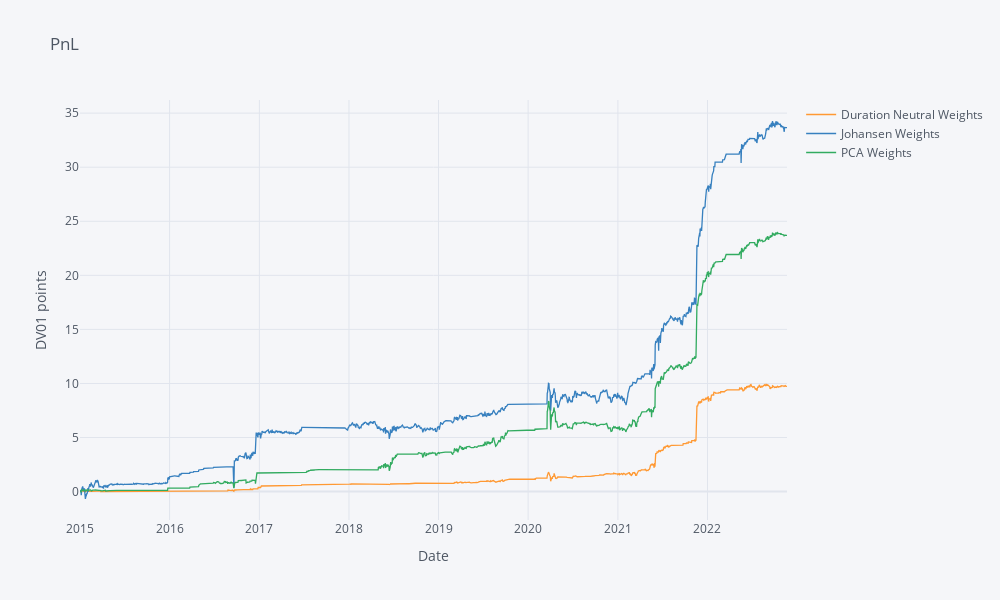
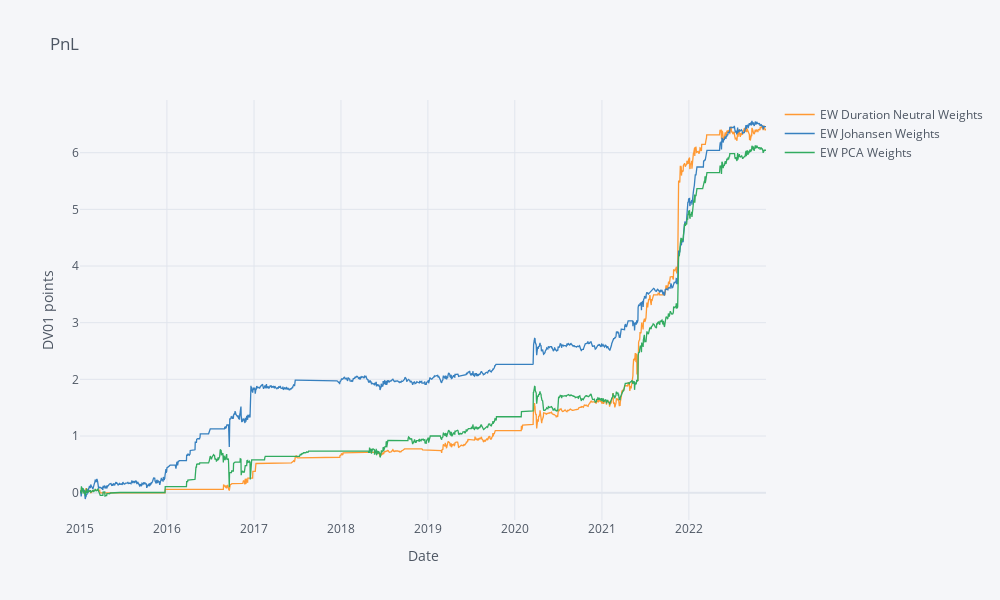

Source (notebook cell) for these figures, in order:
### Code cell
df = pd.DataFrame()
df['Duration Neutral Weights'] = df_dv_pnl.sum(axis=1)
df['Johansen Weights'] = df_jo_pnl.sum(axis=1)
df['PCA Weights'] = df_pca_pnl.sum(axis=1)
df_output = pd.DataFrame(index=['Duration Neutral Weights', 'Johansen Weights', 'PCA Weights'],
                        columns=['Mean Ann', 'StdDev Ann', 'Sharpe'])
df_output['Mean Ann'] = df.mean() * 260
df_output['StdDev Ann'] = df.std() * sqrt(260)
df_output['Sharpe'] = df_output['Mean Ann'] / df_output['StdDev Ann']
print('Simple sum of signals performance')
with pd.option_context('display.float_format', '{:,.2f}'.format):
        print(df_output)
df.cumsum().iplot(title='PnL', xTitle='Date', yTitle='DV01 points')

df = pd.DataFrame()
df['EW Duration Neutral Weights'] = df_dv_pnl.div(df_dv_position.abs().sum(axis=1), axis=0).sum(axis=1)
df['EW Johansen Weights'] = df_jo_pnl.div(df_jo_position.abs().sum(axis=1), axis=0).sum(axis=1)
df['EW PCA Weights'] = df_pca_pnl.div(df_pca_position.abs().sum(axis=1), axis=0).sum(axis=1)
df_output = pd.DataFrame(index=['EW Duration Neutral Weights', 'EW Johansen Weights', 'EW PCA Weights'],
                        columns=['Mean Ann', 'StdDev Ann', 'Sharpe'])
df_output['Mean Ann'] = df.mean() * 260
df_output['StdDev Ann'] = df.std() * sqrt(260)
df_output['Sharpe'] = df_output['Mean Ann'] / df_output['StdDev Ann']
print('Equal weighted signals performance')
with pd.option_context('display.float_format', '{:,.2f}'.format):
        print(df_output)
df.cumsum().iplot(title='PnL', xTitle='Date', yTitle='DV01 points')

### Figure 1 — Plotly figure (JSON) as saved in the notebook; plotly's stock layout.template omitted (floating-point values rounded to 4 significant figures; data arrays with more than 128 entries replaced by an {"elided": "..."} marker saying what was removed)
{"data": [{"line": {"color": "rgba(255, 153, 51, 1.0)", "dash": "solid", "shape": "linear", "width": 1.3}, "mode": "lines", "name": "Duration Neutral Weights", "text": "", "type": "scatter", "x": {"elided": "2058 str values"}, "y": {"elided": "2058 float values"}}, {"line": {"color": "rgba(55, 128, 191, 1.0)", "dash": "solid", "shape": "linear", "width": 1.3}, "mode": "lines", "name": "Johansen Weights", "text": "", "type": "scatter", "x": {"elided": "2058 str values"}, "y": {"elided": "2058 float values"}}, {"line": {"color": "rgba(50, 171, 96, 1.0)", "dash": "solid", "shape": "linear", "width": 1.3}, "mode": "lines", "name": "PCA Weights", "text": "", "type": "scatter", "x": {"elided": "2058 str values"}, "y": {"elided": "2058 float values"}}], "layout": {"height": 600, "legend": {"bgcolor": "#F5F6F9", "font": {"color": "#4D5663"}}, "paper_bgcolor": "#F5F6F9", "plot_bgcolor": "#F5F6F9", "title": {"font": {"color": "#4D5663"}, "text": "PnL"}, "width": 1000, "xaxis": {"gridcolor": "#E1E5ED", "showgrid": true, "tickfont": {"color": "#4D5663"}, "title": {"font": {"color": "#4D5663"}, "text": "Date"}, "zerolinecolor": "#E1E5ED"}, "yaxis": {"gridcolor": "#E1E5ED", "showgrid": true, "tickfont": {"color": "#4D5663"}, "title": {"font": {"color": "#4D5663"}, "text": "DV01 points"}, "zerolinecolor": "#E1E5ED"}}}

### Figure 2 — Plotly figure (JSON) as saved in the notebook; plotly's stock layout.template omitted (floating-point values rounded to 4 significant figures; data arrays with more than 128 entries replaced by an {"elided": "..."} marker saying what was removed)
{"data": [{"line": {"color": "rgba(255, 153, 51, 1.0)", "dash": "solid", "shape": "linear", "width": 1.3}, "mode": "lines", "name": "EW Duration Neutral Weights", "text": "", "type": "scatter", "x": {"elided": "2058 str values"}, "y": {"elided": "2058 float values"}}, {"line": {"color": "rgba(55, 128, 191, 1.0)", "dash": "solid", "shape": "linear", "width": 1.3}, "mode": "lines", "name": "EW Johansen Weights", "text": "", "type": "scatter", "x": {"elided": "2058 str values"}, "y": {"elided": "2058 float values"}}, {"line": {"color": "rgba(50, 171, 96, 1.0)", "dash": "solid", "shape": "linear", "width": 1.3}, "mode": "lines", "name": "EW PCA Weights", "text": "", "type": "scatter", "x": {"elided": "2058 str values"}, "y": {"elided": "2058 float values"}}], "layout": {"height": 600, "legend": {"bgcolor": "#F5F6F9", "font": {"color": "#4D5663"}}, "paper_bgcolor": "#F5F6F9", "plot_bgcolor": "#F5F6F9", "title": {"font": {"color": "#4D5663"}, "text": "PnL"}, "width": 1000, "xaxis": {"gridcolor": "#E1E5ED", "showgrid": true, "tickfont": {"color": "#4D5663"}, "title": {"font": {"color": "#4D5663"}, "text": "Date"}, "zerolinecolor": "#E1E5ED"}, "yaxis": {"gridcolor": "#E1E5ED", "showgrid": true, "tickfont": {"color": "#4D5663"}, "title": {"font": {"color": "#4D5663"}, "text": "DV01 points"}, "zerolinecolor": "#E1E5ED"}}}
